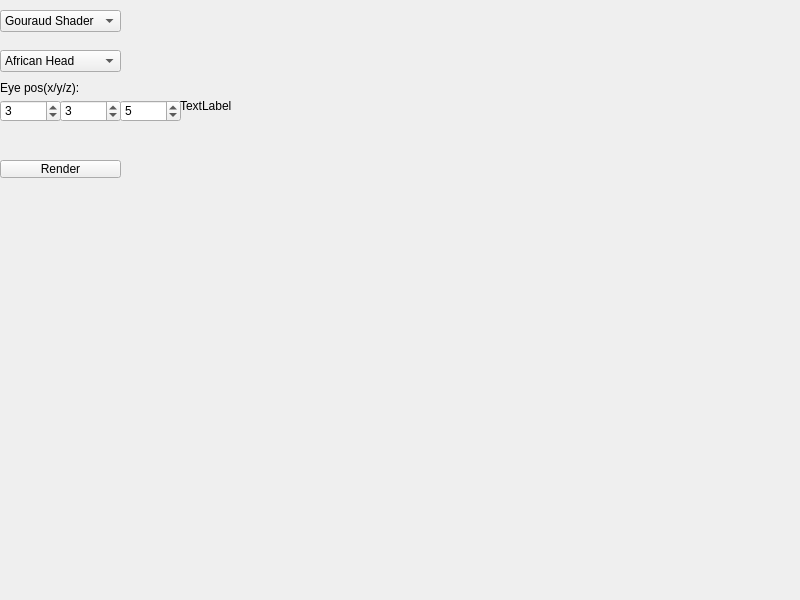
<?xml version="1.0" encoding="UTF-8"?>
<ui version="4.0">
 <class>Widget</class>
 <widget class="QWidget" name="Widget">
  <property name="geometry">
   <rect>
    <x>0</x>
    <y>0</y>
    <width>800</width>
    <height>600</height>
   </rect>
  </property>
  <property name="windowTitle">
   <string>Widget</string>
  </property>
  <widget class="QLabel" name="label">
   <property name="geometry">
    <rect>
     <x>180</x>
     <y>0</y>
     <width>341</width>
     <height>211</height>
    </rect>
   </property>
   <property name="text">
    <string>TextLabel</string>
   </property>
  </widget>
  <widget class="QPushButton" name="btnRender">
   <property name="geometry">
    <rect>
     <x>0</x>
     <y>160</y>
     <width>121</width>
     <height>18</height>
    </rect>
   </property>
   <property name="text">
    <string>Render</string>
   </property>
  </widget>
  <widget class="QComboBox" name="cboxShader">
   <property name="geometry">
    <rect>
     <x>0</x>
     <y>10</y>
     <width>121</width>
     <height>22</height>
    </rect>
   </property>
   <item>
    <property name="text">
     <string>Gouraud Shader</string>
    </property>
   </item>
   <item>
    <property name="text">
     <string>6-Color Shader</string>
    </property>
   </item>
   <item>
    <property name="text">
     <string>Texture Shader</string>
    </property>
   </item>
   <item>
    <property name="text">
     <string>Normal Shader</string>
    </property>
   </item>
   <item>
    <property name="text">
     <string>Phone Shader</string>
    </property>
   </item>
   <item>
    <property name="text">
     <string>Lighter Phone Shader</string>
    </property>
   </item>
  </widget>
  <widget class="QSpinBox" name="sboxEyeX">
   <property name="geometry">
    <rect>
     <x>0</x>
     <y>100</y>
     <width>61</width>
     <height>22</height>
    </rect>
   </property>
   <property name="value">
    <number>3</number>
   </property>
  </widget>
  <widget class="QSpinBox" name="sboxEyeY">
   <property name="geometry">
    <rect>
     <x>60</x>
     <y>100</y>
     <width>61</width>
     <height>22</height>
    </rect>
   </property>
   <property name="value">
    <number>3</number>
   </property>
  </widget>
  <widget class="QSpinBox" name="sboxEyeZ">
   <property name="geometry">
    <rect>
     <x>120</x>
     <y>100</y>
     <width>61</width>
     <height>22</height>
    </rect>
   </property>
   <property name="value">
    <number>5</number>
   </property>
  </widget>
  <widget class="QLabel" name="label_2">
   <property name="geometry">
    <rect>
     <x>0</x>
     <y>80</y>
     <width>121</width>
     <height>16</height>
    </rect>
   </property>
   <property name="text">
    <string>Eye pos(x/y/z):</string>
   </property>
  </widget>
  <widget class="QComboBox" name="cboxModels">
   <property name="geometry">
    <rect>
     <x>0</x>
     <y>50</y>
     <width>121</width>
     <height>22</height>
    </rect>
   </property>
   <item>
    <property name="text">
     <string>African Head</string>
    </property>
   </item>
   <item>
    <property name="text">
     <string>Boggie</string>
    </property>
   </item>
   <item>
    <property name="text">
     <string>Diablo3</string>
    </property>
   </item>
  </widget>
 </widget>
 <resources/>
 <connections/>
</ui>
